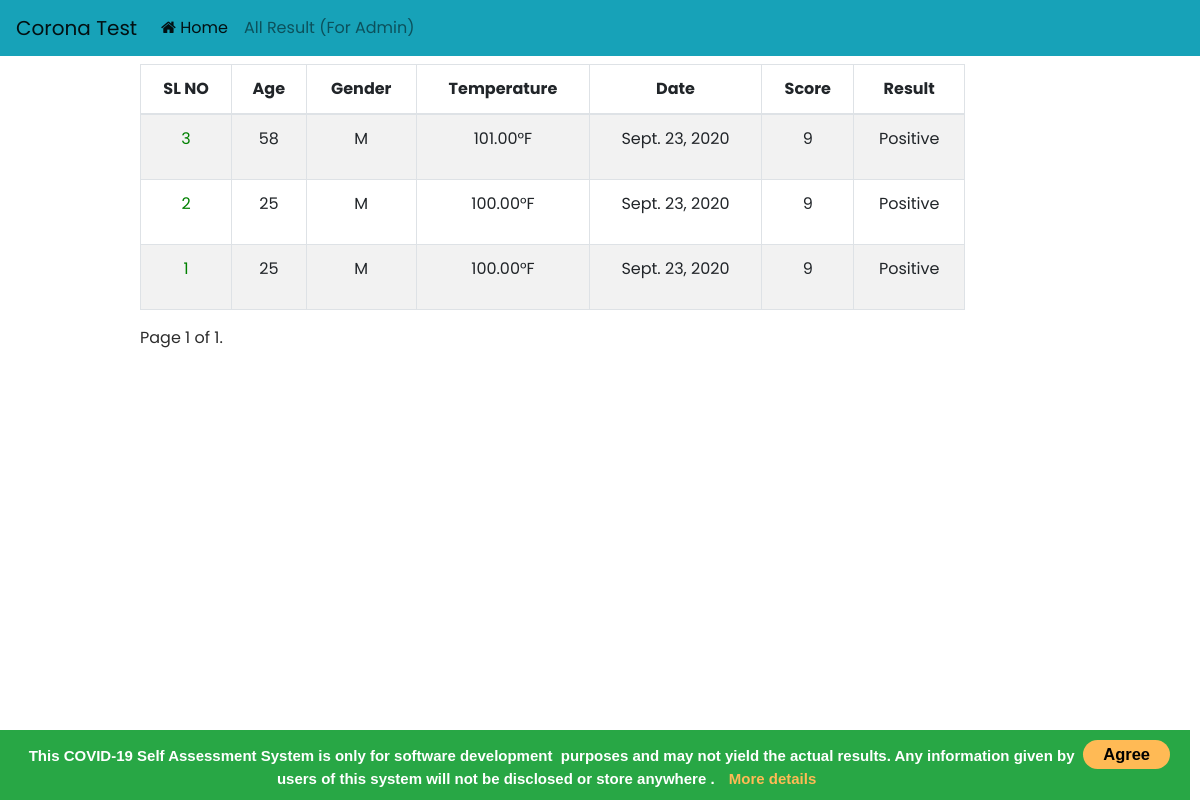
Page /result/ on the committed database.
### corona/models.py (models this page shows)
class Patient(models.Model):
    GENDER_CHOICES = (
        ('M', 'Male'),
        ('F', 'Female')
    )
    SYMPTOMS_CHOICES = (
        ('BP', 'Breathing Problem'),
        ('DC', 'Dry Cough'),
        ('ST', 'Sore Throat'),
        ('W', 'Weakness'),
        ('RN', 'Runny Nose'),
    )
    AdditionalInformation_CHOICES = (
        ('AP', 'Abdominal Pain'),
        ('V', 'Vomiting'),
        ('D', 'Diarrhea'),
        ('CP', 'Chest Pain'),
        ('P', 'Chest Pressure'),
        ('MP', 'Muscle Pain'),
        ('LT', 'Loss Of Taste'),
        ('LS', 'Loss Of Smell'),
        ('RS', 'Rash On The Skin'),
        ('DF', 'Discoloration Of Fingers'),
        ('DT', 'Discoloration Of Toes'),
        ('LS', 'Loss Of Speech'),
        ('LM', 'Loss Of Movement'),
    )
    age = models.IntegerField()
    gender = models.CharField(max_length=10, choices=GENDER_CHOICES)
    pub_date = models.DateField(auto_now_add=True)
    temperature = models.DecimalField(
        max_digits=5,
        decimal_places=2
    )
    symptoms = MultiSelectField(max_length=255, choices=SYMPTOMS_CHOICES)
    additionalInformation = MultiSelectField(
        max_length=255,
        choices=AdditionalInformation_CHOICES
    )
    score = models.IntegerField(blank=True, null=True)

### corona/views.py (the view)
# urls.py: path('result/', views.PatientListView.as_view(), name="PatientListView"),
class PatientListView(ListView):
    template_name = "patient/result.html" # Default: <app_label>/<model_name>_list.html
    queryset = Patient.objects.all().order_by('-id')
    context_object_name = 'patient' # Default: object_list
    paginate_by = 10

### templates/patient/result.html (shortened to what this page needs)
{% extends 'base.html' %}
{% block content %}
    <div class="row pt-3 mb-5">
        <div class="col-md-9 offset-md-1">
            <table class="table table-bordered table-striped table-hover">
                <thead>
                    <tr>
                        <th>SL NO</th>
                        <th>Age</th>
                        <th>Gender</th>
                        <th>Temperature</th>
                        <th>Date</th>
                        <th>Score</th>
                        <th>Result</th>
                    </tr>
                </thead>
                <tbody>
                    {% for obj in patient %}
                    <tr>
                        <td>
                            <a style="text-decoration: none; color:green"
                                href="{% url 'corona:detail' obj.id %}">
                                {{ obj.id }}
                            </a>
                        </td>
                        <td>
                            {{ obj.age }}
                        </td>
                        <td>
                            {{ obj.gender }}
                        </td>
                        <td>
                            {{ obj.temperature }}°F
                        </td>
                        <td>
                            {{ obj.pub_date }}
                        </td>
                        <td>
                            {{ obj.score }}
                        </td>
                        <td>
                            {% if obj.score < 5%}
                                <p>Negative</p>
                            {% elif obj.score >= 5 %}
                                {% if obj.score >= 5 and obj.score <= 7 %}
                                    <p>Positive</p>
                                {% elif obj.score > 7 %}
                                    <p>Positive</p>
                                {% endif %}
                            {% endif %}
                        </td>
                    </tr>
                    {% endfor %}
                </tbody>
            </table>
            {% include 'patient/pagination.html' with page=page_obj %}
        </div>
    </div>
<br><br><br><br><br>
{% endblock %}

### templates/base.html
{% include 'header.html' %}
    {% include 'navbar.html' %}
    <div class="container pt-5 mb-5">
        {% block content %}
        {% endblock %}
    </div>
    {% include 'footer.html' %}
{% include 'script.html' %}

### templates/header.html (shortened to what this page needs)
{% load static %}
<!doctype html>
<html lang="en">
  <head>
    <link rel="stylesheet" href="https://unpkg.com/bootstrap-table@1.17.1/dist/bootstrap-table.min.css">
    <link href='https://maxcdn.bootstrapcdn.com/bootstrap/4.3.1/css/bootstrap.min.css' rel='stylesheet'>
    <link rel='stylesheet' href='https://cdnjs.cloudflare.com/ajax/libs/twitter-bootstrap/4.1.3/css/bootstrap.min.css'>
    <link href="https://fonts.maateen.me/adorsho-lipi/font.css" rel="stylesheet">
		<link rel="stylesheet" href="{% static 'css/style.css' %}">
    <link rel="stylesheet" href="{% static 'css/footer.css' %}">
    <link rel="stylesheet" href="{% static 'css/font-awesome.min.css' %}">
    <link rel="stylesheet" href="{% static 'fonts/fontawesome-webfont.ttf' %}">
    <link rel="stylesheet" href="{% static 'fonts/fontawesome-webfont.woff2' %}">
    <link rel="stylesheet" href="{% static 'fonts/fontawesome-webfont.woff2' %}">
  </head>
  <body>

### templates/navbar.html (shortened to what this page needs)
<nav class="navbar navbar-expand-lg navbar-light bg-info  fixed-top"
style="background-color: #023d5d;">
    <a class="navbar-brand" href="{% url 'corona:index' %}">Corona Test</a>
    <div class="collapse navbar-collapse" id="navbarSupportedContent">
      <ul class="navbar-nav mr-auto">
        <li class="nav-item active">
          <a class="nav-link" href="{% url 'corona:index' %}">
            <i class="fa fa-home" aria-hidden="true"></i> Home
            <span class="sr-only">(current)</span></a>
        </li>
        <li class="nav-item">
          <a class="nav-link" href="{% url 'corona:PatientListView' %}">All Result (For Admin)</a>
        </li>
      </ul>
    </div>
  </nav>

### templates/patient/pagination.html (shortened to what this page needs)
<div class="pagination">
    <span class="step-links">
            <span class="current">
                Page {{ page.number }} of {{ page.paginator.num_pages }}.
            </span>
    </span>
</div>

### templates/footer.html (shortened to what this page needs)
<div id="myCookieConsent" style="background-color: #28a745;">
	<a id="cookieButton" onclick="myFunction()" >Agree</a>
	<div>
        This&nbsp;COVID-19 Self Assessment System is only for software development&nbsp;
        purposes and may not yield the actual results. Any information given by users of
        this system will not be disclosed or store anywhere&nbsp;.
        <a style="text-decoration: none;" href="http://corona.gov.bd/" target="_blank">
            More&nbsp;details
        </a>
    </div>
</div>

### templates/script.html (shortened to what this page needs)
{% load static %}
    </body>
  </html>

### static/css/style.css (style rules this page uses)
* { margin: 0; padding: 0; box-sizing: border-box; }
body { font-family: 'Poppins', sans-serif; font-size: 16px; color: #2c2c2c; }
body a { color: inherit; text-decoration: none; }

### static/css/footer.css (style rules this page uses)
#myCookieConsent { z-index: 999; min-height: 20px; font-family: OpenSans, arial, "sans-serif"; padding: 10px 20px; background:#28a745; overflow: hidden; position: fixed; color: #FFF; bottom: 0px; right: 10px; left: 0; text-align: center; font-size: 15px; font-weight: bold; }
#myCookieConsent div { padding: 5px 0 0; }
#myCookieConsent a { color: #ffba55; display: inline-block; padding: 0 10px; }
#myCookieConsent a#cookieButton { display: inline-block; color: #000000; font-size: 1.1em; background: #ffba55; text-decoration: none; cursor: pointer; padding: 2px 20px; float: right; border-radius: 20px; }

### templates/header.html (style rules this page uses)
table,th,tr { text-align: center; }

### rows in the picture
Patient: id "3", age "58", gender "M", temperature "101.00", pub_date "Sept. 23, 2020", score "9", shows "Positive"
Patient: id "2", age "25", gender "M", temperature "100.00", pub_date "Sept. 23, 2020", score "9", shows "Positive"
Patient: id "1", age "25", gender "M", temperature "100.00", pub_date "Sept. 23, 2020", score "9", shows "Positive"

### other values in the picture
{{ page.number }} "1"
{{ page.paginator.num_pages }} "1"
